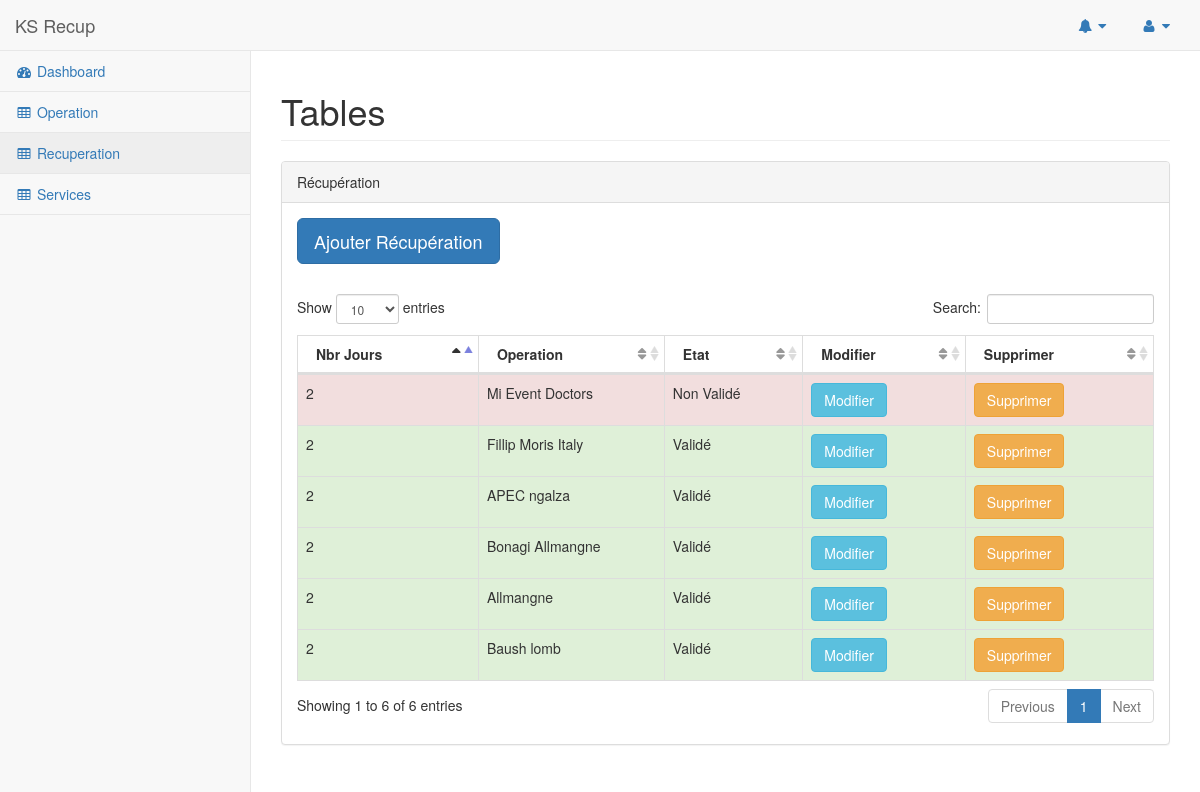
/pc/admin/recuperation.php, run on the app's committed database.
### tables this page shows
CREATE TABLE IF NOT EXISTS `recuperation` (
  `id` int(11) NOT NULL AUTO_INCREMENT,
  `nbrJours` int(11) NOT NULL,
  `operation` int(11) NOT NULL,
  `etat` int(11) NOT NULL,
  PRIMARY KEY (`id`),
  UNIQUE KEY `UK_7yajgshxvcdwqat8fak6hn845` (`operation`),
  KEY `operation` (`operation`)
);

CREATE TABLE IF NOT EXISTS `operation` (
  `id` int(11) NOT NULL AUTO_INCREMENT,
  `libelle` varchar(255) NOT NULL,
  `adresse` varchar(255) NOT NULL,
  `ville` varchar(100) NOT NULL,
  `dateDebut` date NOT NULL,
  `dateFin` date NOT NULL,
  `nbrJours` int(11) NOT NULL,
  PRIMARY KEY (`id`)
);

### connection/Connection.php (called while the page is built, shortened)
<?php
class Connection {
    private $conn;
    public function __construct() {
	$conf= array
        (
          'host'     => 'localhost',
          'database' => 'ks_recup',
          'login'    => 'root',
          'password' => ''
        );
        try {
            $this->conn=new PDO('mysql:host='.$conf['host'].';dbname='.$conf['database'].';',$conf['login'],$conf['password']);
	    $this->conn->setAttribute(PDO::ATTR_ERRMODE,PDO::ERRMODE_EXCEPTION);
            $this->conn->query("SET NAMES UTF8");
            $this->conn->setAttribute(PDO::ATTR_DEFAULT_FETCH_MODE, PDO::FETCH_OBJ);
        }
        catch (Exception $e) {
            die('Erreur : ' . $e->getMessage());
        }
    }
    function getConn() {
        return $this->conn;
    }
}

### services/RecuperationService.php (called while the page is built, shortened)
<?php
include_once 'connection/Connection.php';
class RecuperationService implements ICrud {
    private $conn;
    function __construct() {
        $this->conn = new Connection();
    }
    public function findAllJ() {
        $query = 'SELECT r.id,r.etat,r.nbrJours,o.libelle as "oper" FROM recuperation r,operation o where r.operation = o.id ORDER BY id DESC';
        $req = $this->conn->getConn()->query($query);
        $recuperations = $req->fetchAll();
        return $recuperations;
    }
}

### pc/admin/recuperation.php (the view, shortened to what this page needs)
<?php
include_once 'services/RecuperationService.php';
$rs = new RecuperationService();
$recuperations = $rs->findAllJ();
?>
<!DOCTYPE html>
<html lang="en">
<head>
    <?php include_once 'includes/headerScripts.php'; ?>
</head>
<body>
    <div id="wrapper">
        <?php include_once 'includes/sidebar.php'; ?>
        <div id="page-wrapper">
            <div class="row">
                <div class="col-lg-12">
                    <h1 class="page-header">Tables</h1>
                </div>
            </div>
            <div class="row">
                <div class="col-lg-12">
                    <div class="panel panel-default">
                        <div class="panel-heading">
                            Récupération
                        </div>
                        <div class="panel-body">
                                <button class="btn btn-primary btn-lg" data-toggle="modal" data-target="#myRecupModal">
                                    Ajouter Récupération
                                </button>
                            </div>
                        <div class="panel-body" id="recupPanel" >
                            <table  width="100%" class="table table-striped table-bordered table-hover recupTable" id="dataTables-example">
                                <thead>
                                    <tr>
                                        <th>Nbr Jours</th>
                                        <th>Operation</th>
                                        <th>Etat</th>
                                        <th>Modifier</th>
                                        <th>Supprimer</th>
                                    </tr>
                                </thead>
                                <tbody>
                                    <?php foreach ($recuperations as $fon) { ?>
                                        <?php if ($fon->etat == 0) { ?>
                                            <tr class="odd gradeX danger">
                                                <td><?= $fon->nbrJours ?></td>
                                                <td><?= $fon->oper ?></td>
                                                <td>Non Validé</td>
                                                <td><button class="btn btn-info updateR" data-toggle="modal" data-target="#myRecupModal" id="updateR" data="<?= $fon->id ?>">Modifier</button></td>
                                                <td><button class="btn btn-warning deleteR" id="deleteR" data="<?= $fon->id ?>">Supprimer</button></td>
                                             </tr>
                                        <?php  }else{ ?>
                                            <tr class="odd gradeX success">
                                                <td><?= $fon->nbrJours ?></td>
                                                <td><?= $fon->oper ?></td>
                                                <td>Validé</td>
                                                <td><button class="btn btn-info updateR" data-toggle="modal" data-target="#myRecupModal" id="updateR" data="<?= $fon->id ?>">Modifier</button></td>
                                                <td><button class="btn btn-warning deleteR" id="deleteR" data="<?= $fon->id ?>">Supprimer</button></td>
                                             </tr>
                                        <?php } ?>
                                    <?php } ?>
                                </tbody>
                            </table>
                        </div>
                    </div>
                </div>
            </div>
        </div>
    </div>
</body>
</html>

### data on the page
recuperation: nbrJours "2", operation.libelle "Mi Event Doctors"
recuperation: nbrJours "2", operation.libelle "Fillip Moris Italy"
recuperation: nbrJours "2", operation.libelle "APEC ngalza"
recuperation: nbrJours "2", operation.libelle "Bonagi Allmangne"
recuperation: nbrJours "2", operation.libelle "Allmangne"
recuperation: nbrJours "2", operation.libelle "Baush lomb"
